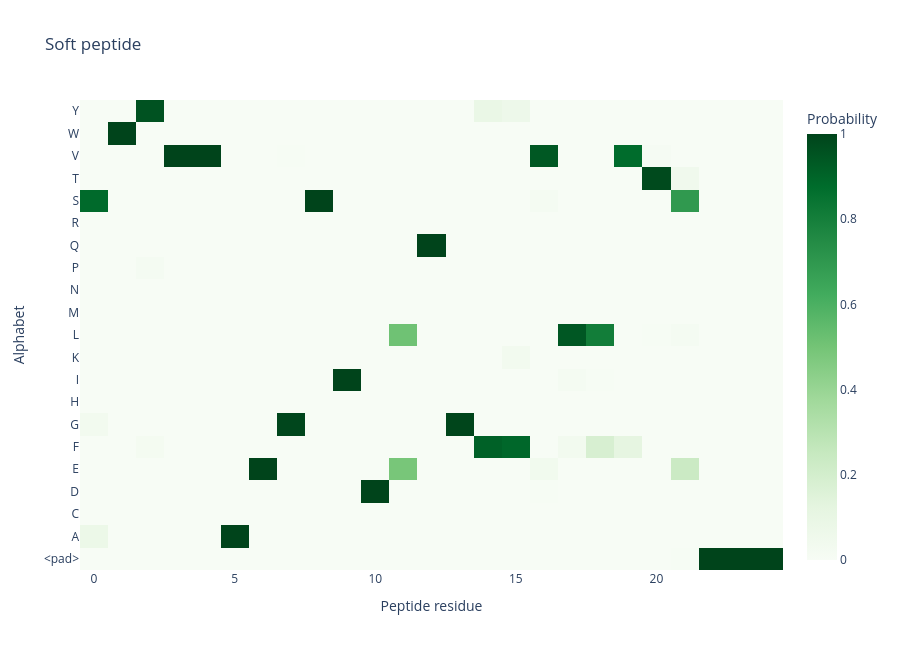

The code cell stored with this chart in its notebook:
### Code cell
decoded_sample_numpy = (
    ambient_decoded_samples[SAMPLE_INDEX]
    .T.detach()
    .cpu()
    .numpy()
)

color_limit = 1

fig = go.Figure(
    go.Heatmap(
        z=decoded_sample_numpy,
        y=alphabet,
        colorscale="Greens",
        zmin=0,
        zmax=1,
        colorbar={"title": "Probability"},
        hovertemplate=(
            "Position: %{x}<br>"
            "Amino acid: %{y}<br>"
            "Probability: %{z:.2}<extra></extra>"
        ),
    )
)

fig.update_layout(
    title=f"Soft peptide",
    xaxis_title="Peptide residue",
    yaxis_title="Alphabet",
    template="plotly_white",
    width=900,
    height=650,
)

fig.show()

amino_acids = list(" ACDEFGHIKLMNPQRSTVWY")


def plot_logo(matrix, ax, title="", verbose=False):

    if not verbose:
        warnings.filterwarnings("ignore")
    df = pd.DataFrame(matrix.T, columns=amino_acids)
    df.index.name = "pos"

    logo = logomaker.Logo(df, ax=ax)
    logo.style_spines(visible=False)
    logo.style_xticks(anchor=0, spacing=1)

    ax.set_ylim(0, 1)
    ax.set_title(title, fontsize=10)
    ax.set_ylabel("Probability")

plt.figure(figsize=(12, 3))
ax = plt.gca()
plot_logo(decoded_sample_numpy, ax=ax)
plt.tight_layout()
plt.show()

### Figure 1 — Plotly figure (JSON) as saved in the notebook; plotly's stock layout.template omitted (floating-point values rounded to 4 significant figures; data arrays with more than 128 entries replaced by an {"elided": "..."} marker saying what was removed)
{"data": [{"colorbar": {"title": {"text": "Probability"}}, "colorscale": [[0, "rgb(247,252,245)"], [0.125, "rgb(229,245,224)"], [0.25, "rgb(199,233,192)"], [0.375, "rgb(161,217,155)"], [0.5, "rgb(116,196,118)"], [0.625, "rgb(65,171,93)"], [0.75, "rgb(35,139,69)"], [0.875, "rgb(0,109,44)"], [1, "rgb(0,68,27)"]], "hovertemplate": "Position: %{x}<br>Amino acid: %{y}<br>Probability: %{z:.2}<extra></extra>", "type": "heatmap", "y": ["<pad>", "A", "C", "D", "E", "F", "G", "H", "I", "K", "L", "M", "N", "P", "Q", "R", "S", "T", "V", "W", "Y"], "z": {"elided": "21x25 float values"}, "zmax": 1, "zmin": 0}], "layout": {"height": 650, "title": {"text": "Soft peptide"}, "width": 900, "xaxis": {"title": {"text": "Peptide residue"}}, "yaxis": {"title": {"text": "Alphabet"}}}}
